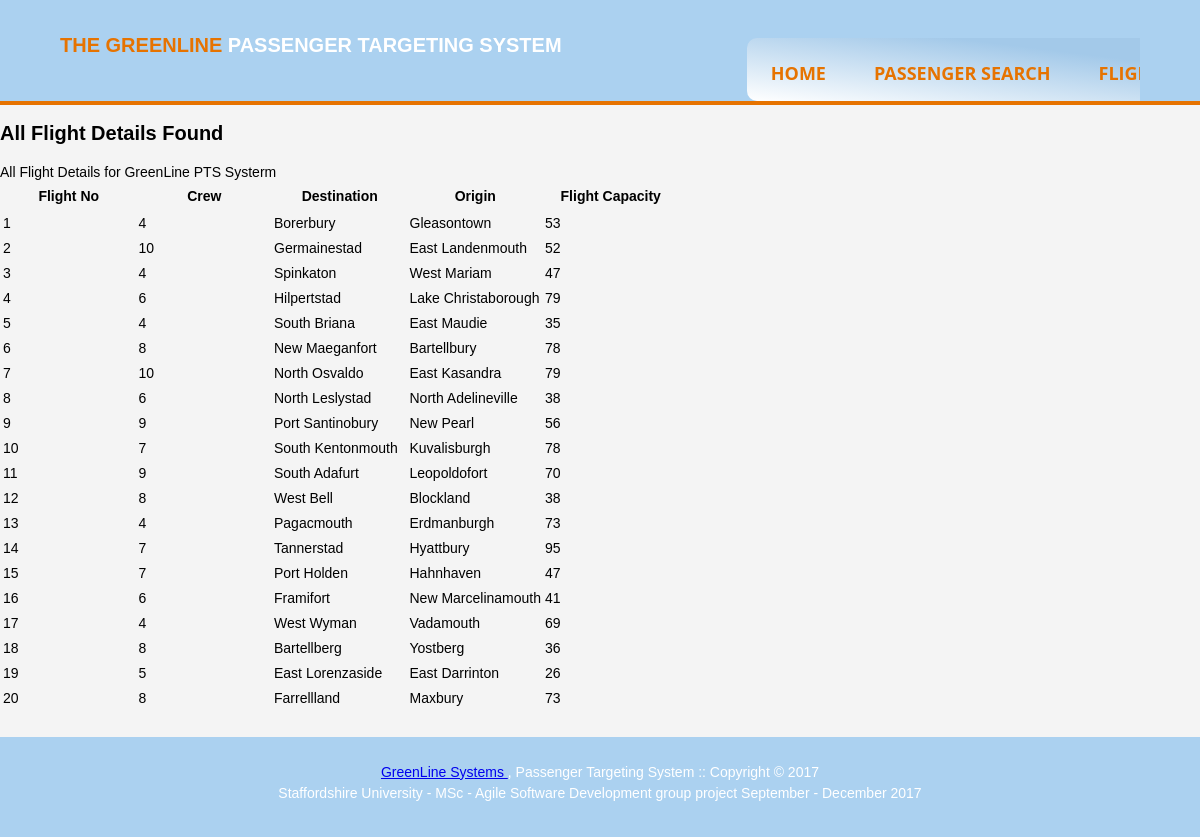
Page /siteCode/ListOfAllFlights.php on the committed database.
### tables this page shows
CREATE TABLE FLIGHT_DETAIL(
	FLIGHT_NUMBER BIGINT UNSIGNED AUTO_INCREMENT PRIMARY KEY,
    CREW TINYINT UNSIGNED NOT NULL,
    DESTINATION TEXT NOT NULL,
    ORIGIN TEXT NOT NULL,
    FLIGHT_CAPACITY SMALLINT UNSIGNED NOT NULL
);

### siteCode/ListOfAllFlights.php (the view, shortened to what this page needs)
<?php
$query="SELECT * FROM FLIGHT_DETAIL";
$result=mysqli_query($link,$query);
?>
<!DOCTYPE html>
<html>
     <head>
               <link rel="stylesheet" type="text/css" href= "css/HomePage.css">
    </head>
         <body>
           <header>
             <div class="container">
                 <div id="branding">
                     <h1><span class="highlight">The GreenLine</span> Passenger Targeting System </h1>
                </div>
                  <div class="wrapper">
                      <nav>
                        <ul>
                      <li><a href="HomePage.php">Home</a></li>
                      <li><a href="searchPassenger.php">Passenger Search</a></li>
                      <li><a href="searchFlights.php">Flight Search</a></li>
                   </ul>
                       </nav>
                   </div>
               </div>
            </header>
              <div class="wrapper">
       <h1>All Flight Details Found</h1>
       <p>All Flight Details for GreenLine PTS Systerm</p>
               <table>
                    <tr>
                        <th width="20%">Flight No</th>
                        <th width="20%">Crew</th>
                        <th  width="20%">Destination</th>
                        <th width="20%">Origin</th>
                        <th width="20%">Flight Capacity</th>
                   </tr>
                    <tr>
				    <?php
		while ($row = mysqli_fetch_array($result,MYSQLI_NUM)){
		$flightnumber=$row[0];
		$airline=$row[1];
		$destination=$row[2];
		$origin=$row[3];
    $flightcapacity=$row[4];
		echo "<tr>";
    echo "<td> {$flightnumber} </td>";
		echo "<td> {$airline} </td>";
		echo "<td> {$destination} </td>";
		echo "<td> {$origin} </td>";
    echo "<td> {$flightcapacity} </td>";
    echo"</tr>";
		}
					?>
		</tr>
               </table>
        </div>
        <footer class="mainFooter">
            <p><a href="#" title="The GreenLine System" TheTheGreenLineSystem.com> GreenLine Systems </a>, Passenger Targeting System :: Copyright &copy; 2017</br>
            Staffordshire University - MSc - Agile Software Development group project September - December 2017 </p>
        </footer>
        </body>
</html>

### siteCode/css/HomePage.css (style rules this page uses)
html, body, div, h3, p, ul, li, img { margin: 0; padding: 0; }
h1 { color:#000000; font-size:20px; }
article, aside, figure, footer, header, hgroup, menu, nav, section { display: block; }
body { padding: 0; margin: 0; background-color: #f4f4f4; font-family: Arial, Helvetica, sans-serif; font-size: 14px; line-height: 1.5; }
.container { width: 90%; margin: auto; overflow: hidden; }
ul { margin: 0; padding: 0; }
header { background: #ABD1F0; color: #ffffff; padding-top: 30px; min-height: 70px; border-bottom: #e67300 4px solid; }
header a { color: #ffffff; text-decoration: none; text-transform: uppercase; font-size: 16px; }
header li { float: left; display: inline; padding-top: 0; padding-right: 10px; padding-bottom: 0; padding-left: 10px; }
header #branding { float: left; }
header #branding h1 { color: #ffffff; margin: 0; text-transform: uppercase; font-size: 20px; }
nav { float: right; margin-top: 3px; background-image: linear-gradient(to right top, #ffffff 0%, #a3c9e9 70%); max-width: 860px; mask-image: linear-gradient rgba(255, 255, 255, 0) 0%, #ffffff 25%, #ffffff 75%, rgba(255, 255, 255, 0) 100%; margin: 0 auto 0 0; padding: 0px 0; border: 0px solid #ffffff; border-radius: 10px; color: #e67300; font-weight: bold; margin-top: 8px; }
nav ul { text-align: center; background: linear-gradient(90deg, #ffffff 0%, #ffffff 25%, #ffffff 75%, rgba(255, 255, 255, 0) 100%); box-shadow: 0 0 25px rgba(0, 0, 0, 0.1), inset 0 0 1px rgba(255, 255, 255, 0.6); }
nav ul li { display: inline-block; border: 0px solid #ffffff; border-radius: 10px; }
nav ul li a { padding: 14px; font-family: "Open Sans"; text-transform:uppercase; color: #e67300 ; font-size: 18px; text-decoration: none; display: block; border: 0px solid #ffffff; border-radius: 10px; }
.highlight, header a { color: #e67300; font-weight: bold; margin-top: 8px; }
.wrapper { width: 1200px; margin: 0 auto; }
footer.mainFooter { padding: 25px; margin-top: 25px; color: #ffffff; background-color: #ABD1F0; text-align: center; height: 50px; }

### rows in the picture
flight_detail: FLIGHT_NUMBER "1", CREW "4", DESTINATION "Borerbury", ORIGIN "Gleasontown", FLIGHT_CAPACITY "53"
flight_detail: FLIGHT_NUMBER "2", CREW "10", DESTINATION "Germainestad", ORIGIN "East Landenmouth", FLIGHT_CAPACITY "52"
flight_detail: FLIGHT_NUMBER "3", CREW "4", DESTINATION "Spinkaton", ORIGIN "West Mariam", FLIGHT_CAPACITY "47"
flight_detail: FLIGHT_NUMBER "4", CREW "6", DESTINATION "Hilpertstad", ORIGIN "Lake Christaborough", FLIGHT_CAPACITY "79"
flight_detail: FLIGHT_NUMBER "5", CREW "4", DESTINATION "South Briana", ORIGIN "East Maudie", FLIGHT_CAPACITY "35"
flight_detail: FLIGHT_NUMBER "6", CREW "8", DESTINATION "New Maeganfort", ORIGIN "Bartellbury", FLIGHT_CAPACITY "78"
flight_detail: FLIGHT_NUMBER "7", CREW "10", DESTINATION "North Osvaldo", ORIGIN "East Kasandra", FLIGHT_CAPACITY "79"
flight_detail: FLIGHT_NUMBER "8", CREW "6", DESTINATION "North Leslystad", ORIGIN "North Adelineville", FLIGHT_CAPACITY "38"
flight_detail: FLIGHT_NUMBER "9", CREW "9", DESTINATION "Port Santinobury", ORIGIN "New Pearl", FLIGHT_CAPACITY "56"
flight_detail: FLIGHT_NUMBER "10", CREW "7", DESTINATION "South Kentonmouth", ORIGIN "Kuvalisburgh", FLIGHT_CAPACITY "78"
flight_detail: FLIGHT_NUMBER "11", CREW "9", DESTINATION "South Adafurt", ORIGIN "Leopoldofort", FLIGHT_CAPACITY "70"
flight_detail: FLIGHT_NUMBER "12", CREW "8", DESTINATION "West Bell", ORIGIN "Blockland", FLIGHT_CAPACITY "38"
flight_detail: FLIGHT_NUMBER "13", CREW "4", DESTINATION "Pagacmouth", ORIGIN "Erdmanburgh", FLIGHT_CAPACITY "73"
flight_detail: FLIGHT_NUMBER "14", CREW "7", DESTINATION "Tannerstad", ORIGIN "Hyattbury", FLIGHT_CAPACITY "95"
flight_detail: FLIGHT_NUMBER "15", CREW "7", DESTINATION "Port Holden", ORIGIN "Hahnhaven", FLIGHT_CAPACITY "47"
flight_detail: FLIGHT_NUMBER "16", CREW "6", DESTINATION "Framifort", ORIGIN "New Marcelinamouth", FLIGHT_CAPACITY "41"
flight_detail: FLIGHT_NUMBER "17", CREW "4", DESTINATION "West Wyman", ORIGIN "Vadamouth", FLIGHT_CAPACITY "69"
flight_detail: FLIGHT_NUMBER "18", CREW "8", DESTINATION "Bartellberg", ORIGIN "Yostberg", FLIGHT_CAPACITY "36"
flight_detail: FLIGHT_NUMBER "19", CREW "5", DESTINATION "East Lorenzaside", ORIGIN "East Darrinton", FLIGHT_CAPACITY "26"
flight_detail: FLIGHT_NUMBER "20", CREW "8", DESTINATION "Farrellland", ORIGIN "Maxbury", FLIGHT_CAPACITY "73"
